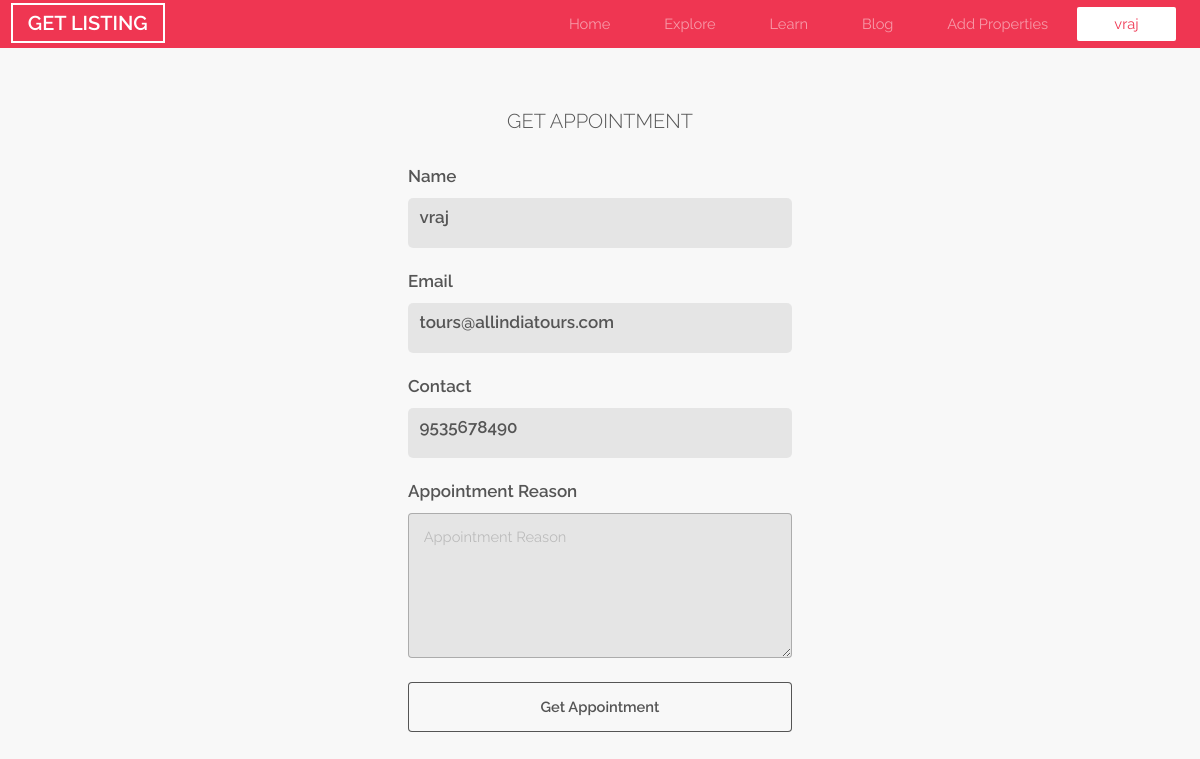
Page /get_appointment.php (signed in) on the committed database.
### tables this page shows
CREATE TABLE `user_type` (
  `id` int(10) NOT NULL,
  `name` varchar(50) NOT NULL,
  `email` varchar(50) NOT NULL,
  `contact` varchar(10) NOT NULL,
  `password` varchar(50) NOT NULL,
  `verify_code` int(10) NOT NULL,
  `type` varchar(20) NOT NULL DEFAULT 'user',
  `listing` int(10) NOT NULL DEFAULT 0,
  `fav_listing` text NOT NULL,
  `status` int(1) NOT NULL DEFAULT 0
);

### get_appointment.php (the view, shortened to what this page needs)
<?php include('header.php'); ?>
<?php include('prevent_user.php'); ?>
<?php
	$user = mysqli_query($conn,"SELECT * FROM user_type WHERE id = '{$_SESSION['id']}' ");
	$user_row = mysqli_fetch_row($user);
?>
<div class='change_password get_appointment'>
	<h2>Get Appointment</h2>
	<form class='authen_form blog_upload' method='POST' enctype='multipart/form-data'>
		<label>Name</label>
		<label style="margin-bottom: 5%;height: 50px;line-height: 2.70rem;width: 100%;background: rgba(0, 0, 0, 0.075);border-radius: 5px;padding-left: 3%;"><?php echo $user_row['1']; ?></label>
		<label>Email</label>
		<label style="margin-bottom: 5%;height: 50px;line-height: 2.70rem;width: 100%;background: rgba(0, 0, 0, 0.075);border-radius: 5px;padding-left: 3%;"><?php echo $user_row['2']; ?></label>
		<label>Contact</label>
		<label style="margin-bottom: 5%;height: 50px;line-height: 2.70rem;width: 100%;background: rgba(0, 0, 0, 0.075);border-radius: 5px;padding-left: 3%;"><?php echo $user_row['3']; ?></label>
		<label>Appointment Reason</label>
		<textarea name='appointment_reason' rows='5' cols='6' placeholder='Appointment Reason'></textarea><br>
		<input type='submit' value='Get Appointment' name='submit'>
	</form>
</div>

### header.php (shortened to what this page needs)
<?php include('db.php'); session_start(); ?>
<link rel="stylesheet" href="https://cdnjs.cloudflare.com/ajax/libs/font-awesome/4.7.0/css/font-awesome.min.css">
<link rel="stylesheet" href="css/style.css" />
<link href="https://cdn.jsdelivr.net/npm/select2@4.1.0-rc.0/dist/css/select2.min.css" rel="stylesheet" />
<link rel="stylesheet" href="https://cdnjs.cloudflare.com/ajax/libs/font-awesome/4.7.0/css/font-awesome.min.css">
<?php
	if (isset($_SESSION['id']))
	{
		$query = mysqli_query($conn,"SELECT * FROM user_type WHERE id='{$_SESSION['id']}'");
		$row = mysqli_fetch_row($query);
			echo "
				<header id='header'>
					<div class='logo_div'>
						<a class='logo' href='index.php'>GET LISTING</a>
					</div>
					<div class='togglemnu'><span></span><span></span><span></span></div>
					<nav class='nav_header'>
						<a href='index.php' class='home_a'>Home</a>
						<a href='explore.php' class='explore_a'>Explore</a>
						<a href='learn.php' class='learn_a'>Learn</a>
						<a href='blog.php' class='blog_a'>Blog</a>
						<a href='plans.php' class='plans_a'>Add Properties</a>
						<a href='dashboard/home.php' class='header_a'>{$row['1']}</a>
					</nav>
				</header>
			";
	}
	elseif (isset($_SESSION['admin_id']))
	{
		$admin_prevent = mysqli_query($conn,"SELECT * FROM admin WHERE id = '{$_SESSION['admin_id']}'");
		if (mysqli_num_rows($admin_prevent)>0)
		{
			header('location:admin/home.php');
		}
	}
?>

### rows in the picture
user_type: name "vraj", email "tours@allindiatours.com", contact "9535678490"
